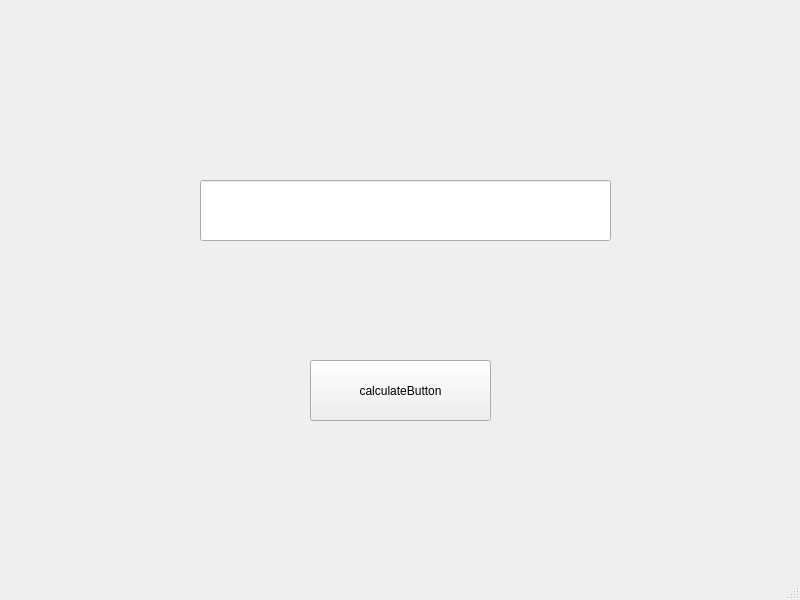
<?xml version="1.0" encoding="UTF-8"?>
<ui version="4.0">
 <class>MainWindow</class>
 <widget class="QMainWindow" name="MainWindow">
  <property name="geometry">
   <rect>
    <x>0</x>
    <y>0</y>
    <width>800</width>
    <height>600</height>
   </rect>
  </property>
  <property name="windowTitle">
   <string>MainWindow</string>
  </property>
  <widget class="QWidget" name="centralwidget">
   <widget class="QPushButton" name="calculateButton">
    <property name="geometry">
     <rect>
      <x>310</x>
      <y>360</y>
      <width>181</width>
      <height>61</height>
     </rect>
    </property>
    <property name="text">
     <string>calculateButton</string>
    </property>
   </widget>
   <widget class="QLineEdit" name="inputLineEdit">
    <property name="geometry">
     <rect>
      <x>200</x>
      <y>180</y>
      <width>411</width>
      <height>61</height>
     </rect>
    </property>
   </widget>
  </widget>
  <widget class="QMenuBar" name="menubar">
   <property name="geometry">
    <rect>
     <x>0</x>
     <y>0</y>
     <width>800</width>
     <height>25</height>
    </rect>
   </property>
  </widget>
  <widget class="QStatusBar" name="statusbar"/>
 </widget>
 <resources/>
 <connections/>
</ui>
